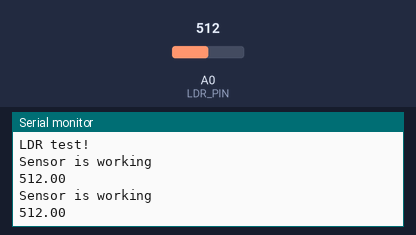
Bench run of a sketch on a simulated Arduino Uno, built with avr-gcc and run on an emulated ATmega328P. On the bench: the last lines printed to the serial monitor. The test bench sets the inputs (shaded band); at power-on: A0 (LDR_PIN) = 512.

Above: at 3.8 s.
3.9 s: A0 (LDR_PIN) set to 716
At 7.1 s:
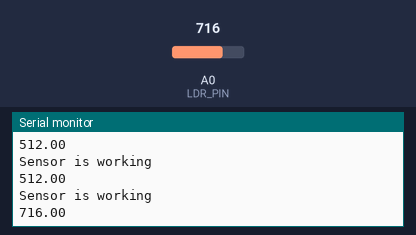
7.8 s: A0 (LDR_PIN) set to 900
At 9.4 s:
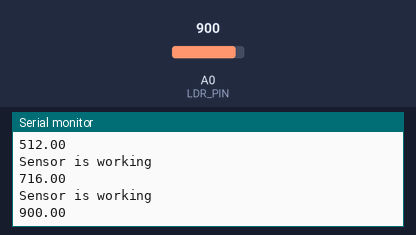
Timing chart, 0 to 10.9 s (numbered marks = the images above; inputs shaded):
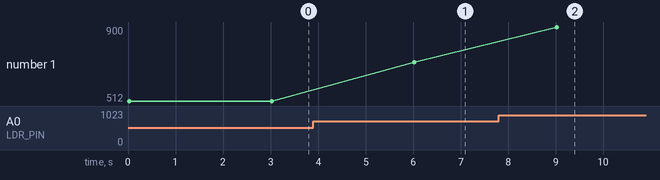

The sketch:

ldr.ino
```cpp
/**
 * This code includes usage of LDR on Arduino Uno.
 * Wiring diagram of LDR = http://communityofrobots.com/sites/default/files/images/u1/ldrarduino.jpg
 *
 * NOTE: Even if there is no connection between LDR and Arduino, you can see some results
 * on serial monitor. You need to be sure of it's source. Don't forget to test LDR with some
 * light source.
 *
 * @author Cagatay Tanyildiz
 * @email  cagta[at]pm[dot]me
*/
#define LDR_PIN A0

void setup() {
  Serial.begin(9600);
  Serial.println("LDR test!");
}

void loop() {
  float light = analogRead(LDR_PIN);

  Serial.println("Sensor is working");
  Serial.println(light);
  delay(3000);
}
```

Measured:
- after the input at 3.9 s, the serial monitor: prints a new line after 2.1 s (image 1)
- after the input at 7.8 s, the serial monitor: prints a new line after 1.2 s (image 2)
- plotted number 1: 512 → 716 after the input at 3.9 s, 716 → 900 after the input at 7.8 s
